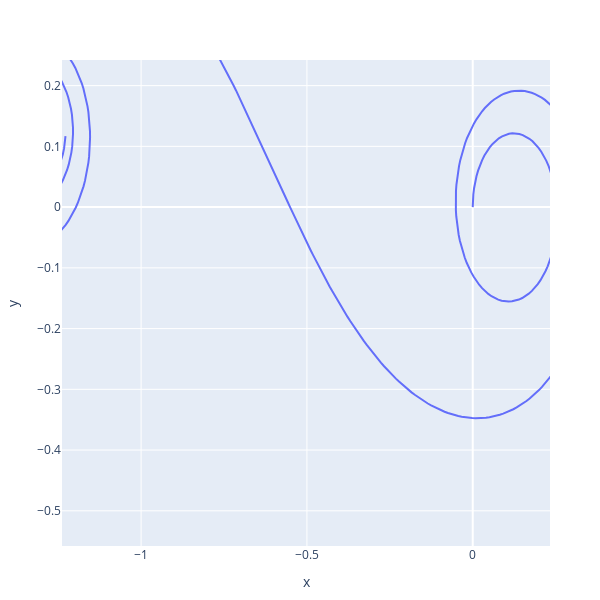

Notebook cell for this chart:
### Code cell
cd = CurveData("1.0+1.5*sin((3/4)*pi*s)",0,0,0,1,-5*3.1416,20*3.1416)
κ_formula = "3s+1"
s_min = -3.1416
s_max = 3.1416
cd = CurveData(κ_formula,0,0,0,1,s_min,s_max)

sol = curve_from_curvature(cd,n=600)

function plot_solution(sol)
    x = [q[1] for q in sol]
    y = [q[2] for q in sol]
    min_x = minimum(x)
    max_x = maximum(x)
    min_y = minimum(y)
    max_y = maximum(y)
    ϵ = 0.25
    layout = Layout(xaxis_title="x", yaxis_title="y",
    xaxis_range=[min_x-ϵ,max_x+ϵ],yaxis_range=[min_y-ϵ,max_y+ϵ],
    width=600, height=600)
    plot_data =[scatter(;x=x, y=y, mode="lines", name="Solution")] 
    plot(plot_data, layout)
end 


plot_solution(sol)

### Figure 1 — Plotly figure (JSON) as saved in the notebook; plotly's stock layout.template omitted (floating-point values rounded to 4 significant figures; data arrays with more than 128 entries replaced by an {"elided": "..."} marker saying what was removed)
{"data": [{"mode": "lines", "name": "Solution", "type": "scatter", "x": {"elided": "601 float values"}, "y": {"elided": "601 float values"}}], "layout": {"height": 600, "margin": {"b": 50, "l": 50, "r": 50, "t": 60}, "width": 600, "xaxis": {"autorange": false, "range": [-1.239, 0.233], "title": {"text": "x"}, "type": "linear"}, "yaxis": {"autorange": false, "range": [-0.558, 0.2422], "title": {"text": "y"}, "type": "linear"}}}
